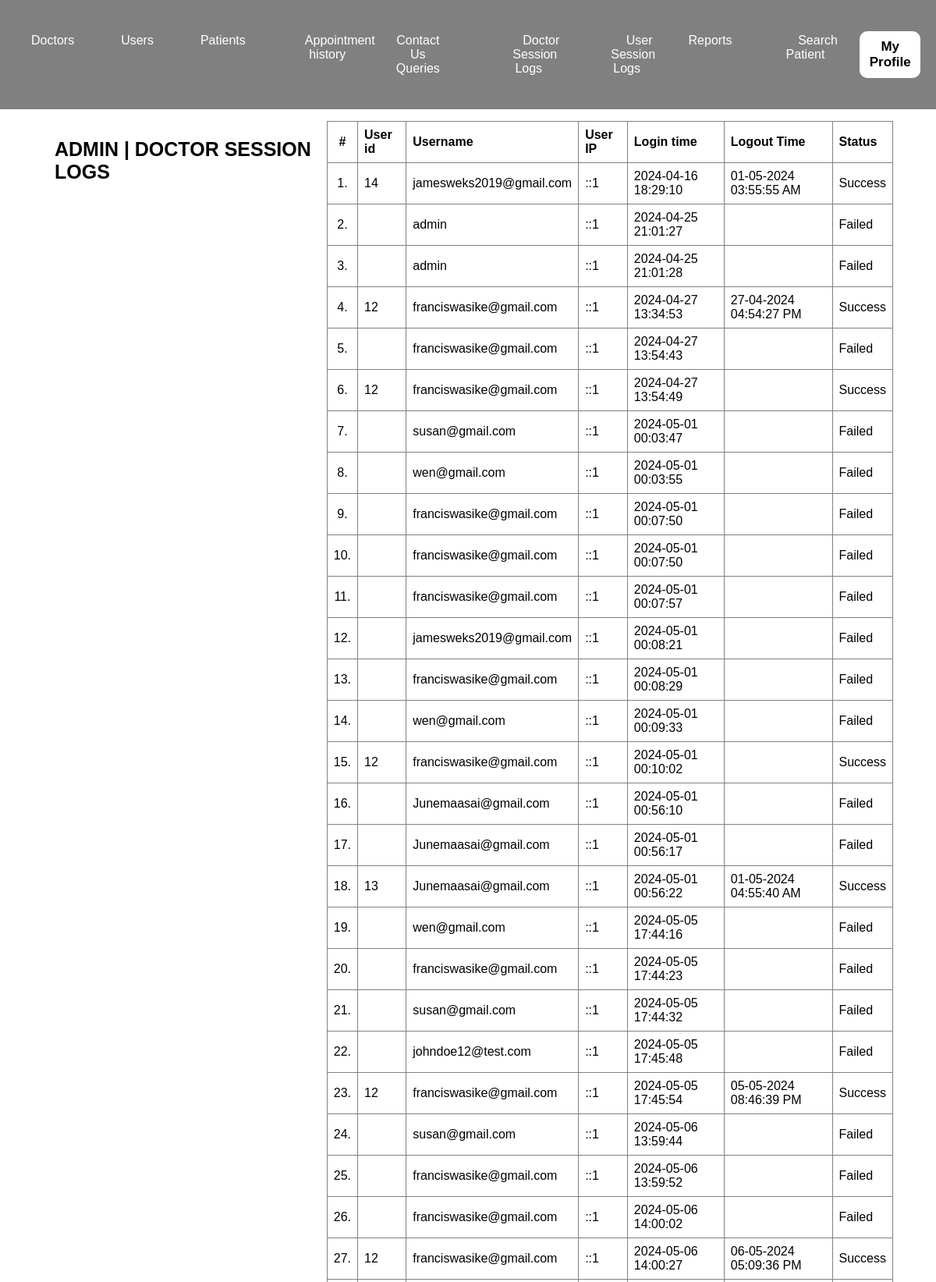
/admin/doctor-logs.php (signed in, upper part), run on the app's committed database.
### tables this page shows
CREATE TABLE `doctorslog` (
  `id` int(11) NOT NULL,
  `uid` int(11) DEFAULT NULL,
  `username` varchar(255) DEFAULT NULL,
  `userip` binary(16) DEFAULT NULL,
  `loginTime` timestamp NULL DEFAULT current_timestamp(),
  `logout` varchar(255) DEFAULT NULL,
  `status` int(11) DEFAULT NULL
);

### admin/doctor-logs.php (the view, shortened to what this page needs)
<?php
include('../includes/db_connect.php');
if(strlen($_SESSION['id']==0)) {
    header('location:logout.php');
} else {
?>
<!DOCTYPE html>
<html lang="en">
<head>
    <link rel="stylesheet" href="dashboard.css">
</head>
<body>
<header>
<nav class="main-nav">
    <ul>
        <li class="dropdown-container">
            <div class="dropdown-button">Doctors</div>
        </li>
        <li class="dropdown-container">
            <div class="dropdown-button">Users</div>
        </li>
        <li class="dropdown-container">
            <div class="dropdown-button">Patients</div>
        </li>
        <li><a href="appointment-history.php">Appointment history</a></li>
        <li class="dropdown-container">
            <div class="dropdown-button">Contact Us Queries</div>
        </li>
        <li><a href="doctor-logs.php">Doctor Session Logs</a></li>
        <li><a href="user-logs.php">User Session Logs</a></li>
        <li class="dropdown-container">
            <div class="dropdown-button">Reports</div>
        </li>
        <li><a href="patient-search.php">Search Patient</a></li>
    </ul>
</nav>
<div class="dropdown-container">
    <button class="dropbtn_1">My Profile</button>
</div>
</header>
<div class="container">
<main>
    <div class="container">
        <div><h5>ADMIN | DOCTOR SESSION LOGS</h5></div>
        <div class="row">
            <div class="column">
                <table class="custom">
                    <thead>
                        <tr>
                            <th class="center">#</th>
                            <th>User id</th>
                            <th>Username</th>
                            <th>User IP</th>
                            <th>Login time</th>
                            <th>Logout Time</th>
                            <th>Status</th>
                        </tr>
                    </thead>
                    <tbody>
                        <?php
                        $sql=mysqli_query($conn,"select * from doctorslog ");
                        $cnt=1;
                        while($row=mysqli_fetch_array($sql))
                        {
                        ?>
                        <tr>
                            <td class="center"><?php echo $cnt;?>.</td>
                            <td class="hidden"><?php echo $row['uid'];?></td>
                            <td class="hidden"><?php echo $row['username'];?></td>
                            <td><?php echo $row['userip'];?></td>
                            <td><?php echo $row['loginTime'];?></td>
                            <td><?php echo $row['logout'];?></td>
                            <td>
                                <?php if($row['status']==1)
                                {
                                    echo "Success";
                                }
                                else
                                {
                                    echo "Failed";
                                }?>
                            </td>
                        </tr>
                        <?php
                        $cnt=$cnt+1;
                        }?>
                    </tbody>
                </table>
            </div>
        </div>
    </div>
</main>
</div>
</body>
</html>
<?php } ?>

### doctors/dashboard.css (style rules this page uses)
html, body, header, footer, nav, ul, li, main, aside { margin: 0; padding: 0; }
body { font-family: Arial, sans-serif; }
header { background-color: DarkSlateGray; color: white; padding: 20px; }
header nav ul { list-style: none; text-align: center; }
header nav ul li { display: inline; margin-right: 35px; }
header nav ul li a { color: white; text-decoration: none; }
header nav ul li a { color: white; text-decoration: none; padding: 8px 16px; transition: background-color 0.3s; }
.container { display: flex; margin: 20px; }
main { flex: 1; padding: 15px; }
button { color: white; background-color: lightseagreen; padding: 10px 20px; border: none; border-radius: 5px; cursor: pointer; }

### admin/doctor-logs.php (style rules this page uses)
header { background-color: gray; padding: 40px; margin-bottom: 0; }
.dropbtn_1 { background-color: white; border-radius: 10px; cursor: pointer; color: black; padding: 10px; font-size: 17px; font-weight: bold; }
header { display: flex; flex-direction: row; justify-content: space-between; align-items: center; }
.main-nav ul { display: flex; list-style-type: none; padding: 0; }
.main-nav ul li { margin-right: 20px; }
.dropdown-container { position: relative; }
li a { color: blue; text-decoration: none; }
.dropdown-button { margin-right: 40px; font-size: 16px; cursor: pointer; }
.dropdown-container { display: inline-block; position: relative; }
header { margin-bottom: 10px; }
header { position: fixed; top: 0; left: 0; width: 95%; background-color: gray; z-index: 1000; }
.container { margin-top: 60px; margin-bottom: 30px; padding-bottom: 30px; overflow-y: auto; }
.custom { width: 100%; border-collapse: collapse; margin-top: 20px; }
.custom th { border: 1px solid gray; padding: 8px; text-align: left; }
.custom td { border: 1px solid gray; padding: 8px; }
.custom .center { text-align: center; }
h5 { font-size: 25px; margin-left: 15px; }

### data on the page
doctorslog: uid "14", username "jamesweks2019@gmail.com", userip "::1", loginTime "2024-04-16 18:29:10", logout "01-05-2024 03:55:55 AM", status "Success"
doctorslog: username "admin", userip "::1", loginTime "2024-04-25 21:01:27", status "Failed"
doctorslog: username "admin", userip "::1", loginTime "2024-04-25 21:01:28", status "Failed"
doctorslog: uid "12", username "franciswasike@gmail.com", userip "::1", loginTime "2024-04-27 13:34:53", logout "27-04-2024 04:54:27 PM", status "Success"
doctorslog: username "franciswasike@gmail.com", userip "::1", loginTime "2024-04-27 13:54:43", status "Failed"
doctorslog: uid "12", username "franciswasike@gmail.com", userip "::1", loginTime "2024-04-27 13:54:49", status "Success"
doctorslog: username "susan@gmail.com", userip "::1", loginTime "2024-05-01 00:03:47", status "Failed"
doctorslog: username "wen@gmail.com", userip "::1", loginTime "2024-05-01 00:03:55", status "Failed"
doctorslog: username "franciswasike@gmail.com", userip "::1", loginTime "2024-05-01 00:07:50", status "Failed"
doctorslog: username "franciswasike@gmail.com", userip "::1", loginTime "2024-05-01 00:07:50", status "Failed"
doctorslog: username "franciswasike@gmail.com", userip "::1", loginTime "2024-05-01 00:07:57", status "Failed"
doctorslog: username "jamesweks2019@gmail.com", userip "::1", loginTime "2024-05-01 00:08:21", status "Failed"
doctorslog: username "franciswasike@gmail.com", userip "::1", loginTime "2024-05-01 00:08:29", status "Failed"
doctorslog: username "wen@gmail.com", userip "::1", loginTime "2024-05-01 00:09:33", status "Failed"
doctorslog: uid "12", username "franciswasike@gmail.com", userip "::1", loginTime "2024-05-01 00:10:02", status "Success"
doctorslog: username "Junemaasai@gmail.com", userip "::1", loginTime "2024-05-01 00:56:10", status "Failed"
doctorslog: username "Junemaasai@gmail.com", userip "::1", loginTime "2024-05-01 00:56:17", status "Failed"
doctorslog: uid "13", username "Junemaasai@gmail.com", userip "::1", loginTime "2024-05-01 00:56:22", logout "01-05-2024 04:55:40 AM", status "Success"
doctorslog: username "wen@gmail.com", userip "::1", loginTime "2024-05-05 17:44:16", status "Failed"
doctorslog: username "franciswasike@gmail.com", userip "::1", loginTime "2024-05-05 17:44:23", status "Failed"
doctorslog: username "susan@gmail.com", userip "::1", loginTime "2024-05-05 17:44:32", status "Failed"
doctorslog: username "johndoe12@test.com", userip "::1", loginTime "2024-05-05 17:45:48", status "Failed"
doctorslog: uid "12", username "franciswasike@gmail.com", userip "::1", loginTime "2024-05-05 17:45:54", logout "05-05-2024 08:46:39 PM", status "Success"
doctorslog: username "susan@gmail.com", userip "::1", loginTime "2024-05-06 13:59:44", status "Failed"
doctorslog: username "franciswasike@gmail.com", userip "::1", loginTime "2024-05-06 13:59:52", status "Failed"
doctorslog: username "franciswasike@gmail.com", userip "::1", loginTime "2024-05-06 14:00:02", status "Failed"
doctorslog: uid "12", username "franciswasike@gmail.com", userip "::1", loginTime "2024-05-06 14:00:27", logout "06-05-2024 05:09:36 PM", status "Success"
